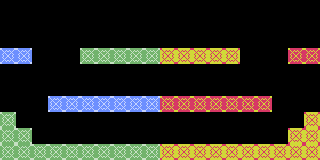

Below is a game level as drawn by its tile map, then a one-line description and the .tmx that defines it (tile-layer data replaced by summaries):
An orthogonal 20x10 tile map with 16x16 px tiles, 1 tile layer (Tile Layer 1) and 9 objects.

<map version="1.9" tiledversion="1.9.2" orientation="orthogonal" renderorder="right-down" width="20" height="10" tilewidth="16" tileheight="16" infinite="0" nextlayerid="3" nextobjectid="18">
 <tileset firstgid="1" source="testTiles.tsx" />
 <layer id="1" name="Tile Layer 1" width="20" height="10">
  <data>[200 cells, 54 non-empty, 4 distinct tile ids]</data>
 </layer>
 <objectgroup id="2" name="objects">
  <object id="7" x="0" y="48">
   <polygon points="0,0 32,0 32,16 0,16" />
  </object>
  <object id="8" x="80" y="48">
   <polygon points="0,0 160,0 160,16 0,16" />
  </object>
  <object id="9" x="288" y="48">
   <polygon points="0,0 32,0 32,16 0,16" />
  </object>
  <object id="11" x="0" y="112">
   <polygon points="0,0 16,0 16,48 0,48 0,0" />
  </object>
  <object id="12" x="16" y="128">
   <polygon points="0,0 16,0 16,32 0,32 0,0" />
  </object>
  <object id="13" x="32" y="144">
   <polygon points="0,0 256,0 256,16 0,16 0,0" />
  </object>
  <object id="14" x="288" y="128">
   <polygon points="0,0 0,32 16,32 16,0" />
  </object>
  <object id="15" x="304" y="112">
   <polygon points="0,0 0,48 16,48 16,0" />
  </object>
  <object id="17" x="272" y="96">
   <polygon points="0,0 0,16 -224,16 -224,0" />
  </object>
 </objectgroup>
</map>